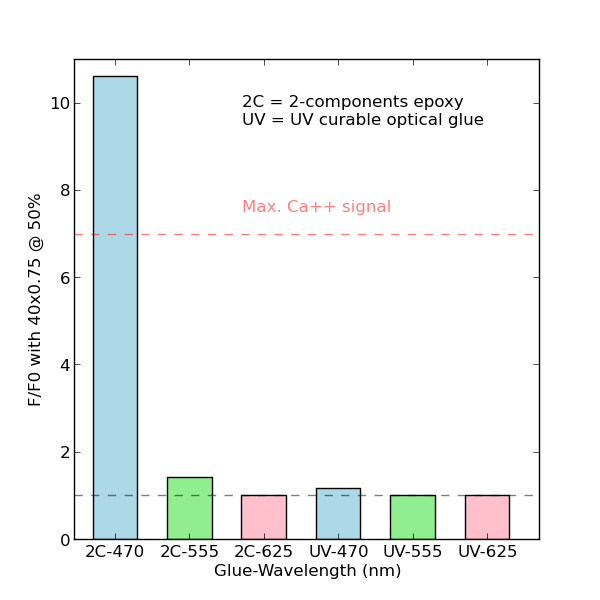

Write the Python code that produced this figure.
# -*- coding: utf-8 -*-
"""
Created on Tue Apr 14 16:42:02 2015

@author: php
"""

import numpy as np
import scipy as sp
import matplotlib.pyplot as plt
from scipy.optimize import curve_fit
import matplotlib.gridspec as gridspec
import pandas as pd
import os

x=["2C-470", "2C-555", "2C-625", "UV-470", "UV-555", "UV-625"]
xx=[0,1,2,3,4,5]
y=[10.6, 1.41, 1, 1.18, 1.01,1]
couleurs=["lightblue", "lightgreen", "pink","lightblue", "lightgreen", "pink"]

fig1=plt.figure(figsize=(6,6), dpi=100)
ax1=plt.subplot(111)

plt.bar(xx, y, color=couleurs, width=0.6)
plt.xlim(-0.25,6)
plt.ylim(0,11)
plt.xlabel("Glue-Wavelength (nm)", fontsize = 16)
xxx=[0.3, 1.3, 2.3, 3.3, 4.3, 5.3]
plt.xticks(xxx, x)
plt.ylabel("F/F0 with 40x0.75 @ 50%", fontsize = 16)

texte="2C = 2-components epoxy\nUV = UV curable optical glue"
ax1.text(2,9.5, texte, fontsize=12)

plt.axhline(y=1, color="black", ls='--', alpha=0.5)
plt.axhline(y=7, color="red", ls='--', alpha=0.5)
ax1.text(2,7.5, "Max. Ca++ signal", color="red", alpha=0.5, fontsize=12)


fig1.tight_layout() 
plt.show()
